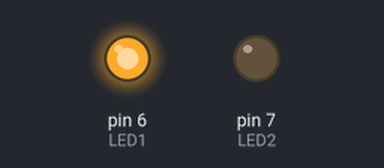
A sketch run on a simulated Arduino Uno, built with avr-gcc and run on an emulated ATmega328P. Shown: output pins drawn as LEDs (lit = HIGH).

Above: at 0.2 s.
At 1.5 s:
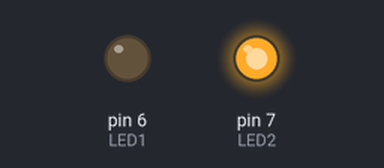
At 5.5 s:
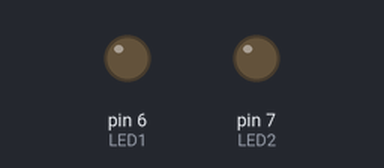
Timing chart, 0 to 6.9 s (numbered marks = the images above):
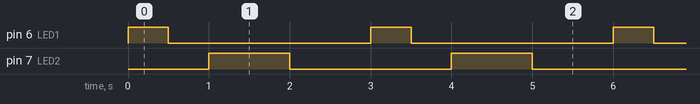

Measured:
- by itself, pin 6 (LED1): alternates HIGH for 0.50 s and LOW for 2.5 s
- by itself, pin 7 (LED2): alternates HIGH for 1.0 s and LOW for 2.0 s
- by itself, everything shown: repeats every 3.0 s, in 4 steps

The sketch:

ex04_02_08_a.ino
```cpp
// 0.5초와 1초마다 LED 점멸 1 (미완성)

#define LED1 6
#define LED2 7

void setup() {
  pinMode(LED1, OUTPUT);
  pinMode(LED2, OUTPUT);
}

void loop() {
  digitalWrite(LED1, 1);
  delay(500);
  digitalWrite(LED1, 0);
  delay(500);
  digitalWrite(LED2, 1);
  delay(1000);
  digitalWrite(LED2, 0);
  delay(1000);
}
```
